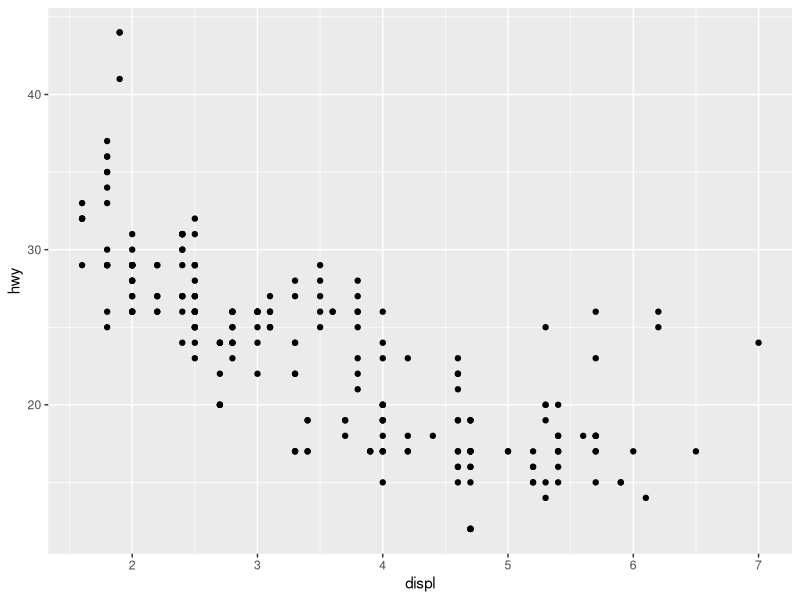
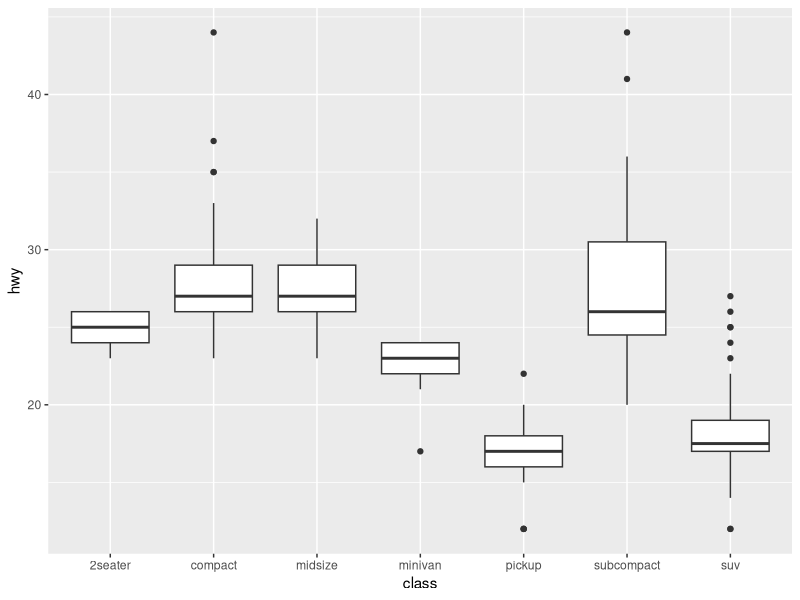
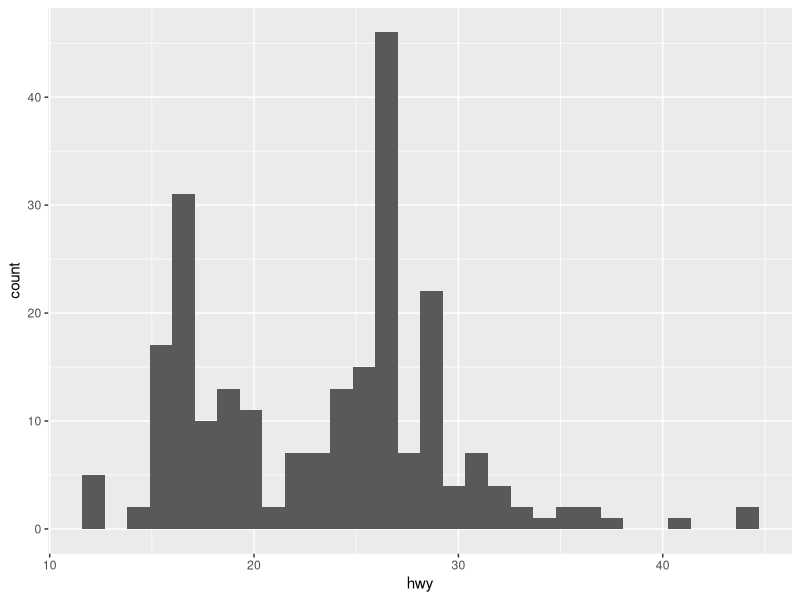
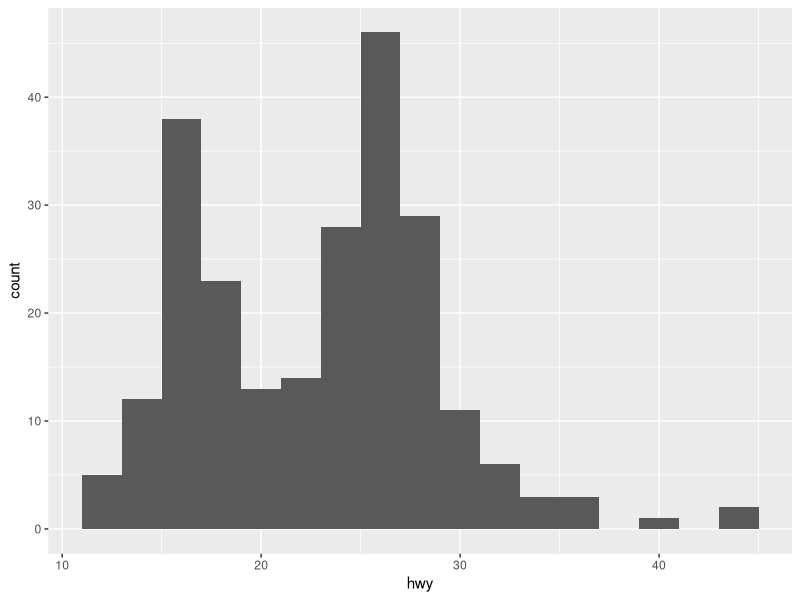
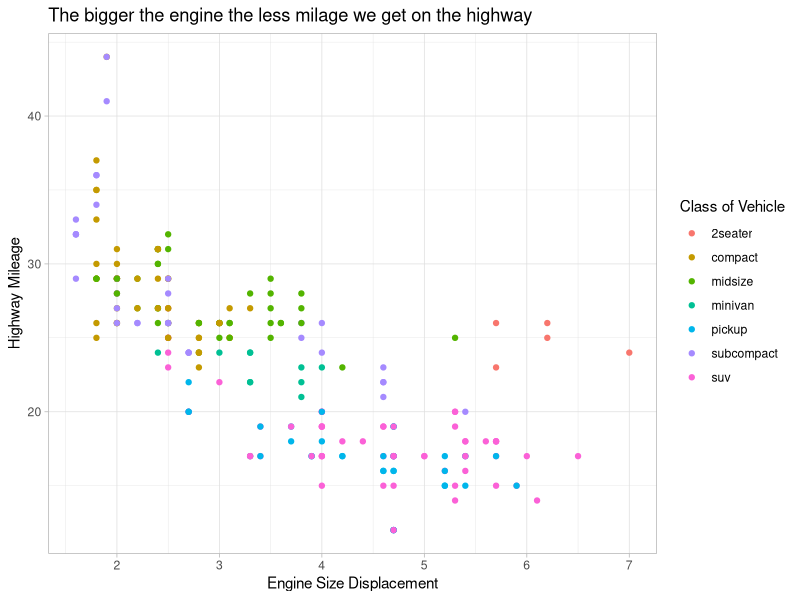
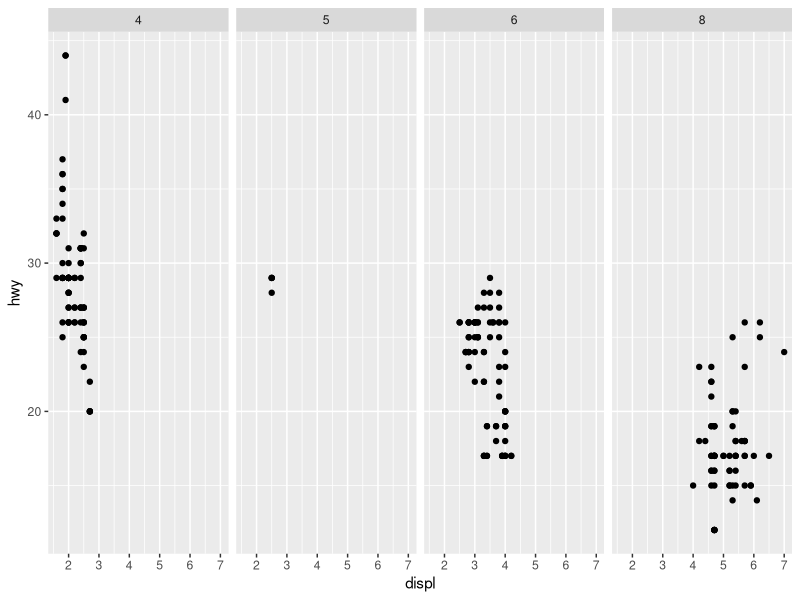
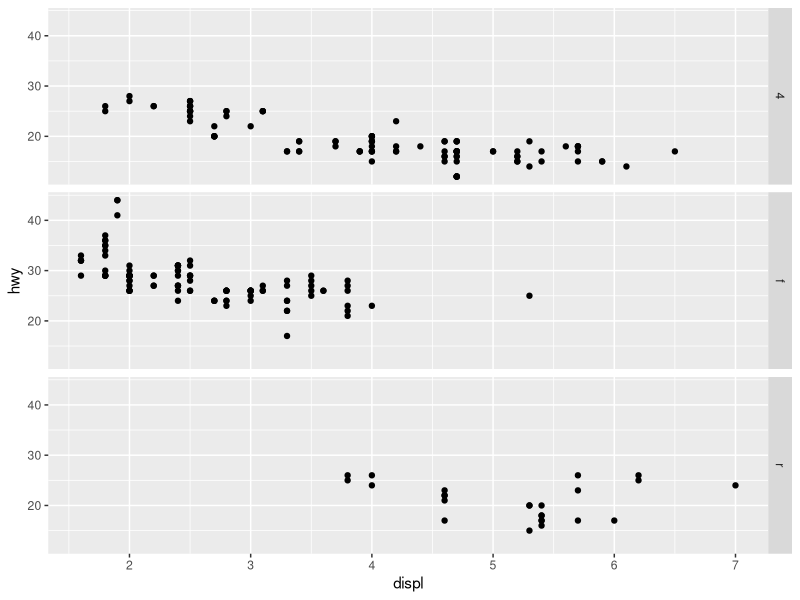
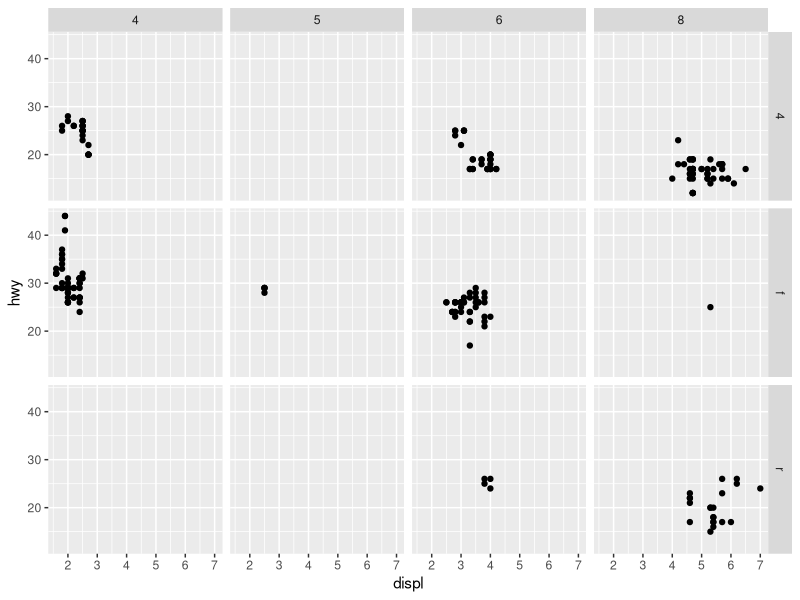

The R script that drew these images, in order:
## ---- chunk 1
#| label: setup 
#| include: false
library(tidyverse)
## ---- chunk 2
head(mpg)
## ---- chunk 3
# ("mapping =" is not always necessary)
# '+' always put at the end of the line
ggplot(data = mpg) + 
  geom_point(aes(x = displ, y = hwy))
## ---- chunk 4
ggplot(data = mpg) +
  geom_boxplot(mapping = aes(x = class, y = hwy))
## ---- chunk 5
ggplot(mpg) +
  geom_histogram(aes(x = hwy))
## ---- chunk 6
ggplot(mpg) +
  geom_histogram(aes(x = hwy), binwidth = 2)
## ---- chunk 7
ggplot(data = mpg) +
  geom_point(mapping = aes(x = displ, 
                           y = hwy, 
                           color = class)) + 
  labs(x = "Engine Size Displacement",
       y = "Highway Mileage",
       color = "Class of Vehicle",
       title = "The bigger the engine the less milage we get on the highway") + 
  theme_light()
## ---- chunk 8
# Makes a plot that the commands below will modify
q <- ggplot(mpg) + geom_point(aes(x = displ, y = hwy))

# This makes one row, four columns by cyl
q + facet_grid(. ~ cyl)
# This makes three rows, one column by drv
q + facet_grid(drv ~ .)
# This makes three rows by drv, four columns by cyl
q + facet_grid(drv ~ cyl)
# This makes a graph for each value in class
q + facet_wrap(~ class)
## ---- chunk 9
ggplot(mpg) + 
  geom_bar(aes(x = class, fill = drv),
           position = position_dodge()) + 
  labs(x = "Class of Vehicle",
       y = "Number of Vehicles in Sample",
       fill = "Type of Drive") + 
  theme_bw()
## ---- chunk 10
# This will add two geometries to one plot and save the graph
ggplot(mpg, aes(x = displ, y = hwy)) + 
  geom_point(aes(color = class)) +
  geom_smooth(color = "black", 
              se = FALSE,
              method = "lm") 

  ggsave("example.jpg", width = 6, height = 4)
